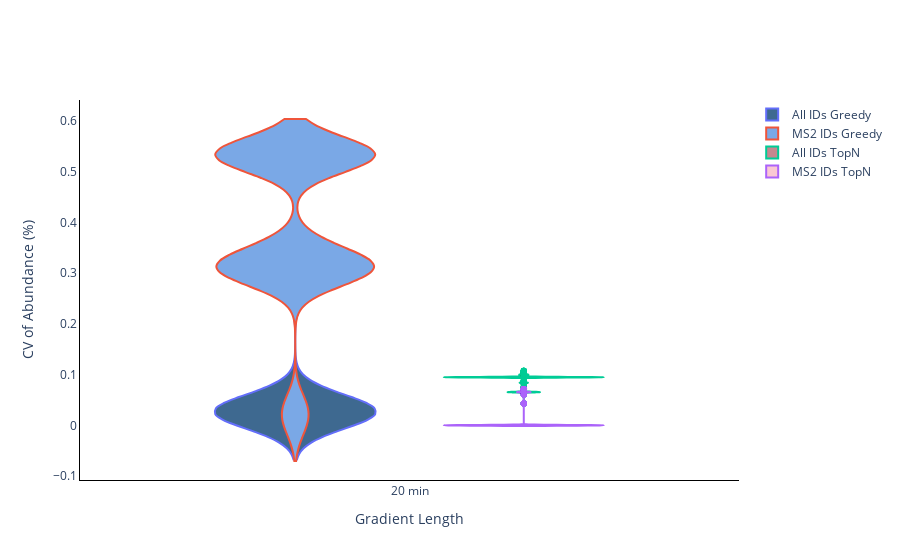

The cell this chart's notebook holds for it:
### Code cell
# CV violin plot
plot_options={    
        "median label": "True", #only works for total and MS2, can be found in CV_summary if you set WRITE_OUTPUT = True
        "box": False,
        "X Title": "Conditions (protein)",
        "Y Title": "CV of Abundance (%)",
        "color": ["#3E6990", "#7aa8e6","#C6878F", "#fac8d3","#AABD8C", "#E9E3B4",  "#F39B6D", "#C6878F", "pink",
                  "orange", "brown", "pink", "gray", "olive", "cyan", "black","red",
                  "yellow","green","blue","indigo","violet"],
        "width": 700,
        "height": 450,
        "font": dict(size=16, family="Arial black"),
        "ylimits": [-10, 400],
        "CV mode": "grouped_stacked",#grouped, total, MS2, grouped_stacked, stacked
        "Group By X": "Gradient Length", #ID_Mode does MS2 vs MBR
        "Group By Color": "Acquisition Mode",#ID_Mode does MS2 vs MBR
        "Group By Stack": "ID_Mode" #ID_Mode does MS2 vs MBR
    }
plot_options["plot_type"] = 1 # 1 is protein, 2 is peptide
figure, _, _ =CV_plots(data_obj, plot_options, saved_settings)
figure.show()

### Figure 1 — Plotly figure (JSON) as saved in the notebook; plotly's stock layout.template omitted (floating-point values rounded to 4 significant figures; data arrays with more than 128 entries replaced by an {"elided": "..."} marker saying what was removed)
{"data": [{"box": {"visible": false}, "fillcolor": "#3E6990", "name": "All IDs Greedy", "offsetgroup": "0", "type": "violin", "x": {"elided": "1895 str values"}, "y": {"elided": "1895 float values"}}, {"box": {"visible": false}, "fillcolor": "#7aa8e6", "name": "MS2 IDs Greedy", "offsetgroup": "0", "type": "violin", "x": {"elided": "2015 str values"}, "y": {"elided": "2015 float values"}}, {"box": {"visible": false}, "fillcolor": "#C6878F", "name": "All IDs TopN", "offsetgroup": "1", "type": "violin", "x": {"elided": "1510 str values"}, "y": {"elided": "1510 float values"}}, {"box": {"visible": false}, "fillcolor": "#fac8d3", "name": "MS2 IDs TopN", "offsetgroup": "1", "type": "violin", "x": {"elided": "2518 str values"}, "y": {"elided": "2518 float values"}}], "layout": {"paper_bgcolor": "white", "plot_bgcolor": "white", "violinmode": "group", "xaxis": {"categoryarray": ["20 min"], "categoryorder": "array", "linecolor": "black", "linewidth": 1, "showline": true, "title": {"text": "Gradient Length"}}, "yaxis": {"linecolor": "black", "linewidth": 1, "showline": true, "title": {"text": "CV of Abundance (%)"}}}}
